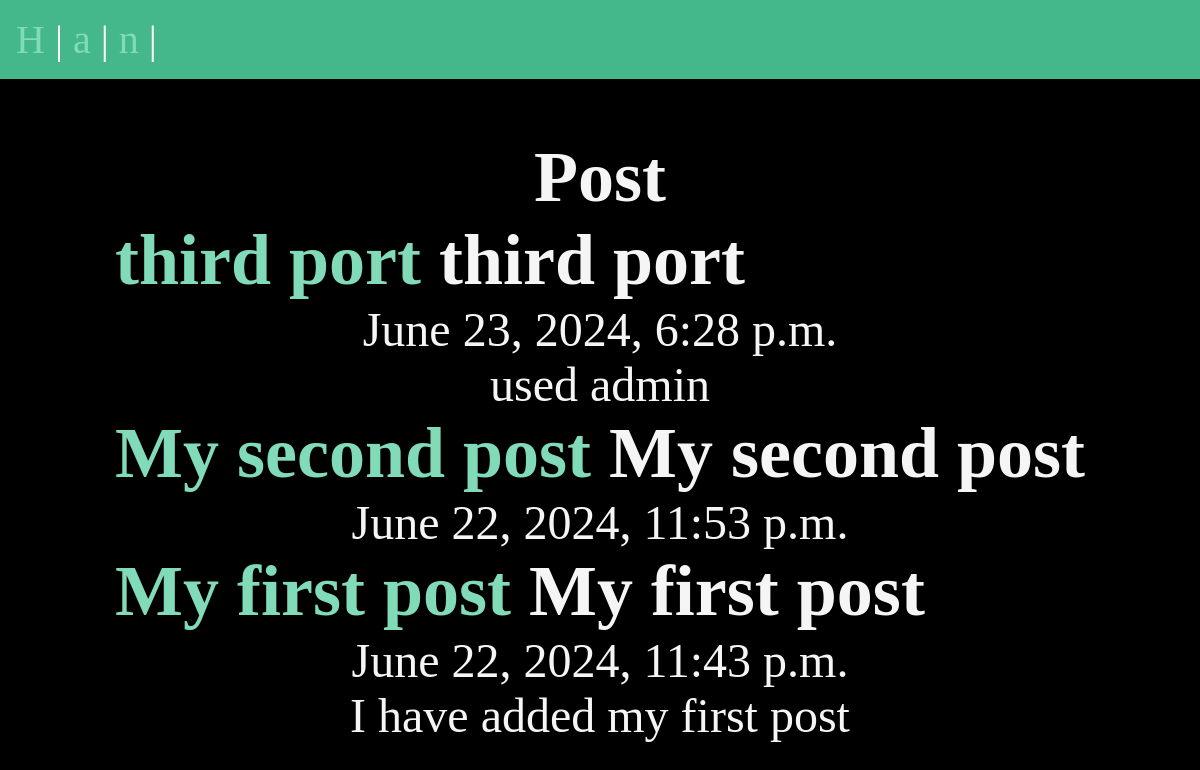
/posts/, run on an earlier commit of the app's database.
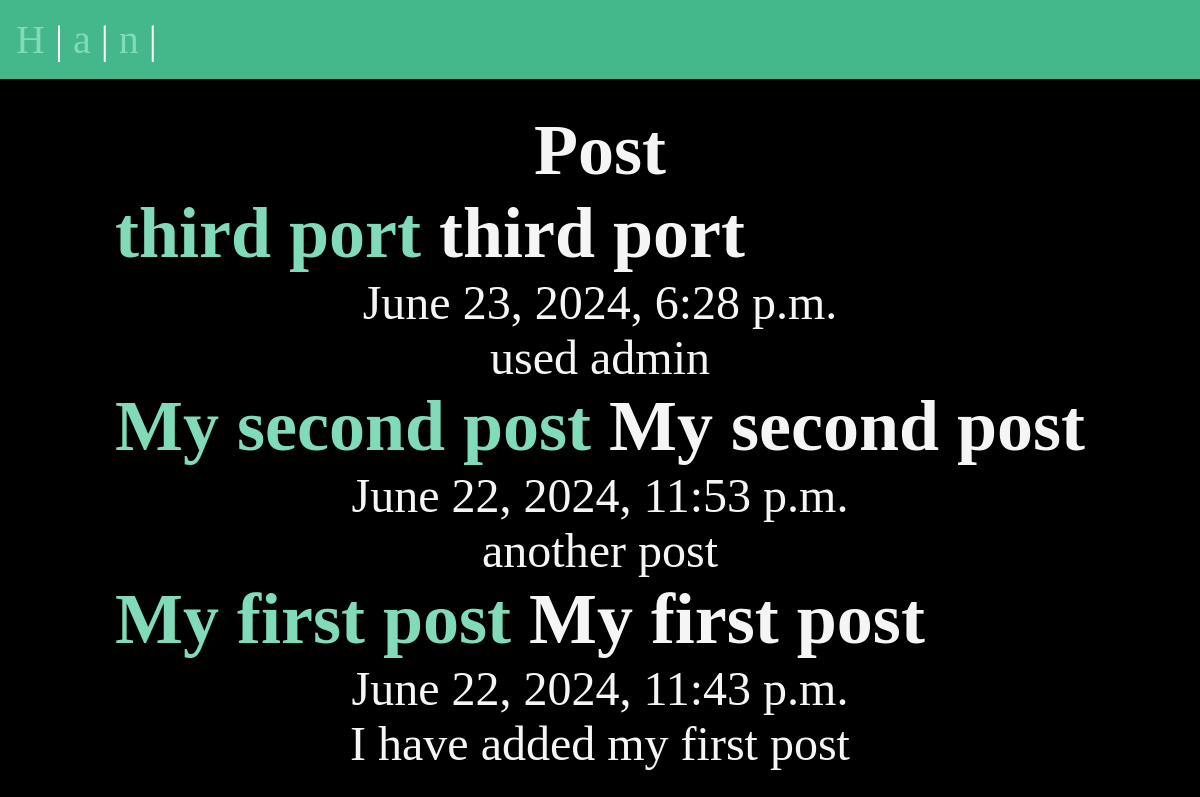
And on a later commit of the database.
### posts/models.py (models this page shows, shortened)
class Post(models.Model):
    title = models.CharField(max_length=75)
    body  = models.TextField()
    slug = models.SlugField()
    date = models.DateTimeField(auto_now_add=True)
    banner = models.ImageField(default='fallback.png', blank=True)

### posts/views.py (the view)
# urls.py: path('', views.posts_lists, name="list"),
def posts_lists(request):
    posts = Post.objects.all().order_by('-date')
    return render(request, 'posts/posts_list.html', {'posts': posts})

### posts/templates/posts/posts_list.html (shortened to what this page needs)
{% extends "layout.html" %}
{% block content %}
    <section>
        <h1>Post</h1>
        {% for post in posts %}
            <article class="post">
                <h2>
                    <a href="{% url 'posts:page' slug=post.slug %}">
                        {{ post.title }}
                    </a>
                    {{ post.title }}
                </h2>
                <p>{{ post.date }}</p>
                <p>{{ post.body }}</p>
            </article>
        {% endfor %}
    </section>
{% endblock content %}

What changed in the data, as far as the page shows it:
changed Post "My second post": body (not shown) → "another post"
